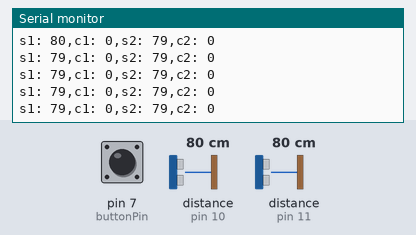
A sketch run on a simulated Arduino Uno, built with avr-gcc and run on an emulated ATmega328P. On the bench: the last lines printed to the serial monitor. Wiring (inferred from the names in the program): 2 × ultrasonic range finder: trigger pin 9, echo pin 10 / trigger pin 12, echo pin 11. Inputs (shaded band) come from the test bench; at power-on: distance to the obstacle (sensors on pin 10, pin 11) 80 cm, pin 7 (buttonPin) HIGH. The echo pulse lasts 58.3 µs per cm.

Above: at 1.2 s.
1.3 s: distance to the obstacle (sensor on pin 10) set to 18 cm
At 1.5 s:
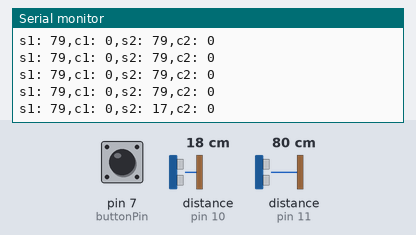
4.3 s: distance to the obstacle (sensor on pin 11) set to 18 cm
At 4.33 s:
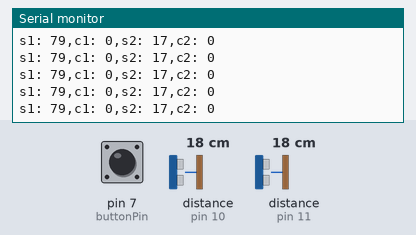
7.3 s: pin 7 (buttonPin) pulled LOW for 0.3 s
At 7.62 s:
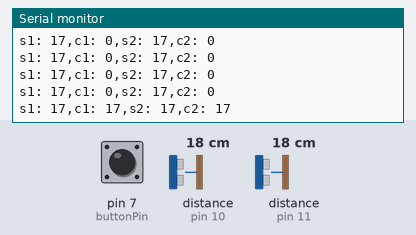
9.1 s: distance to the obstacle (sensor on pin 10) set to 2 cm
At 9.15 s:
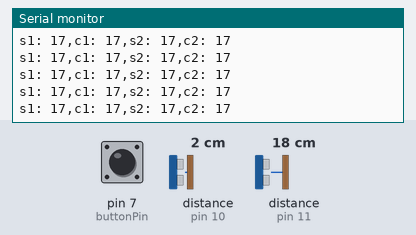
12.1 s: distance to the obstacle (sensor on pin 11) set to 2 cm
At 12.18 s:
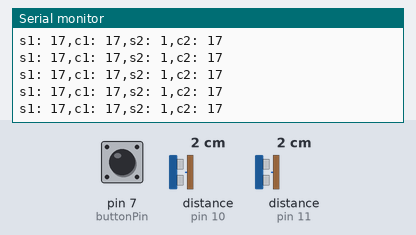
15.1 s: pin 7 (buttonPin) pulled LOW for 1 s
At 15.46 s:
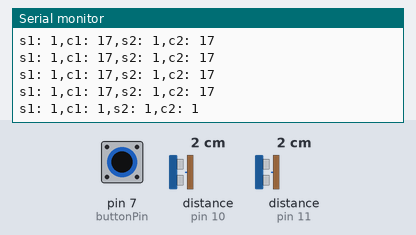
Timing chart, 0 to 18.1 s (numbered marks = the images above; inputs shaded):
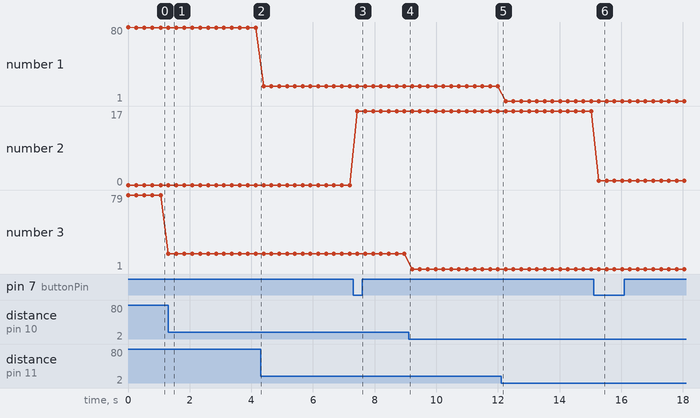

The sketch:

distanceSensor.ino
```cpp
int trigPinS1 = 12;    // Trigger
int echoPinS1 = 11;    // Echo
long durationS1, sensor1;

int trigPinS2 = 9;    // Trigger
int echoPinS2 = 10;    // Echo
long durationS2, sensor2;

int buttonPin = 7;
int buttonRead;

bool calibrated = false;
long calibSens1 = 0;
long calibSens2 = 0;

bool isSomeoneHere = false;
int visitors;

void setup() {
  //Serial Port begin
  Serial.begin (9600);
  //Define inputs and outputs
  pinMode(trigPinS1, OUTPUT);
  pinMode(echoPinS1, INPUT);

  pinMode(trigPinS2, OUTPUT);
  pinMode(echoPinS2, INPUT);

  pinMode(buttonPin, INPUT);
}

void loop() {
  digitalWrite(trigPinS1, LOW);
  delayMicroseconds(5);
  digitalWrite(trigPinS1, HIGH);
  delayMicroseconds(10);
  digitalWrite(trigPinS1, LOW);
  pinMode(echoPinS1, INPUT);
  durationS1 = pulseIn(echoPinS1, HIGH);
  sensor1 = (durationS1/2) / 29.1;     // Divide by 29.1 or multiply by 0.0343


//SENSOR 2
  digitalWrite(trigPinS2, LOW);
  delayMicroseconds(5);
  digitalWrite(trigPinS2, HIGH);
  delayMicroseconds(10);
  digitalWrite(trigPinS2, LOW);
  pinMode(echoPinS2, INPUT);
  durationS2 = pulseIn(echoPinS2, HIGH);
  sensor2 = (durationS2/2) / 29.1;     // Divide by 29.1 or multiply by 0.0343

  //which way did the visitor go?

  buttonRead = digitalRead(buttonPin);
  if(!buttonRead) {
    calibSens1 = sensor1;
    calibSens2 = sensor2;
    calibrated = true;
  }

  if (calibrated) {
    if((calibSens1 - sensor1 < 50) && (calibSens2 - sensor2 < 50) ) {
      isSomeoneHere = false;
    } else {
      isSomeoneHere = true;
    }

    if (isSomeoneHere) {
      if((calibSens1 - sensor1 > 50) && (calibSens2 - sensor2 < 50)) {
        visitors++;
      } else if ((calibSens1 - sensor1 < 50) && (calibSens2 - sensor2 > 50)) {
        if (visitors > 0) {
          visitors--;
        }
      }
    }
  }
  Serial.print("s1: ");
  Serial.print(sensor1);
  Serial.print(",");
  Serial.print("c1: ");
  Serial.print(calibSens1);
  Serial.print(",");
  Serial.print("s2: ");
  Serial.print(sensor2);
  Serial.print(",");
  Serial.print("c2: ");
  Serial.println(calibSens2);

//
//  Serial.print("buttonRead: ");
//  Serial.print(buttonRead);
//  Serial.println(",");
//
//  Serial.print(calibrated);
//  Serial.print(",");
//  Serial.println(visitors);
  delay(250);
}
```

Measured:
- after the input at 1.3 s, the serial monitor: prints a new line at once (image 1)
- after the input at 7.3 s, the serial monitor: prints a new line after 0.14 s (image 3)
- after the input at 15.1 s, the serial monitor: prints a new line after 0.17 s (image 6)
- plotted number 3: 79 → 17 after the input at 1.3 s
